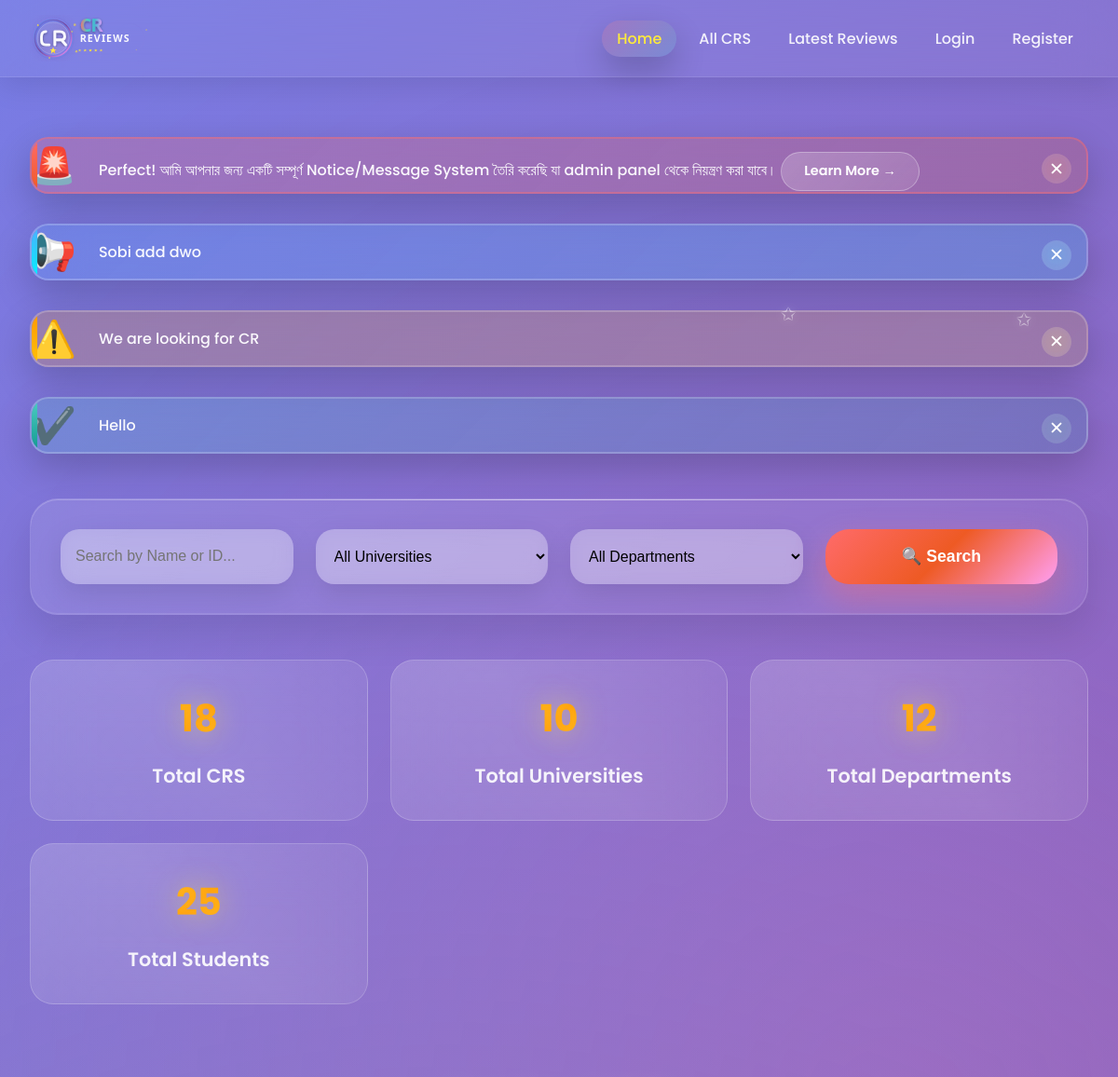
The app's page / (upper part), older data.
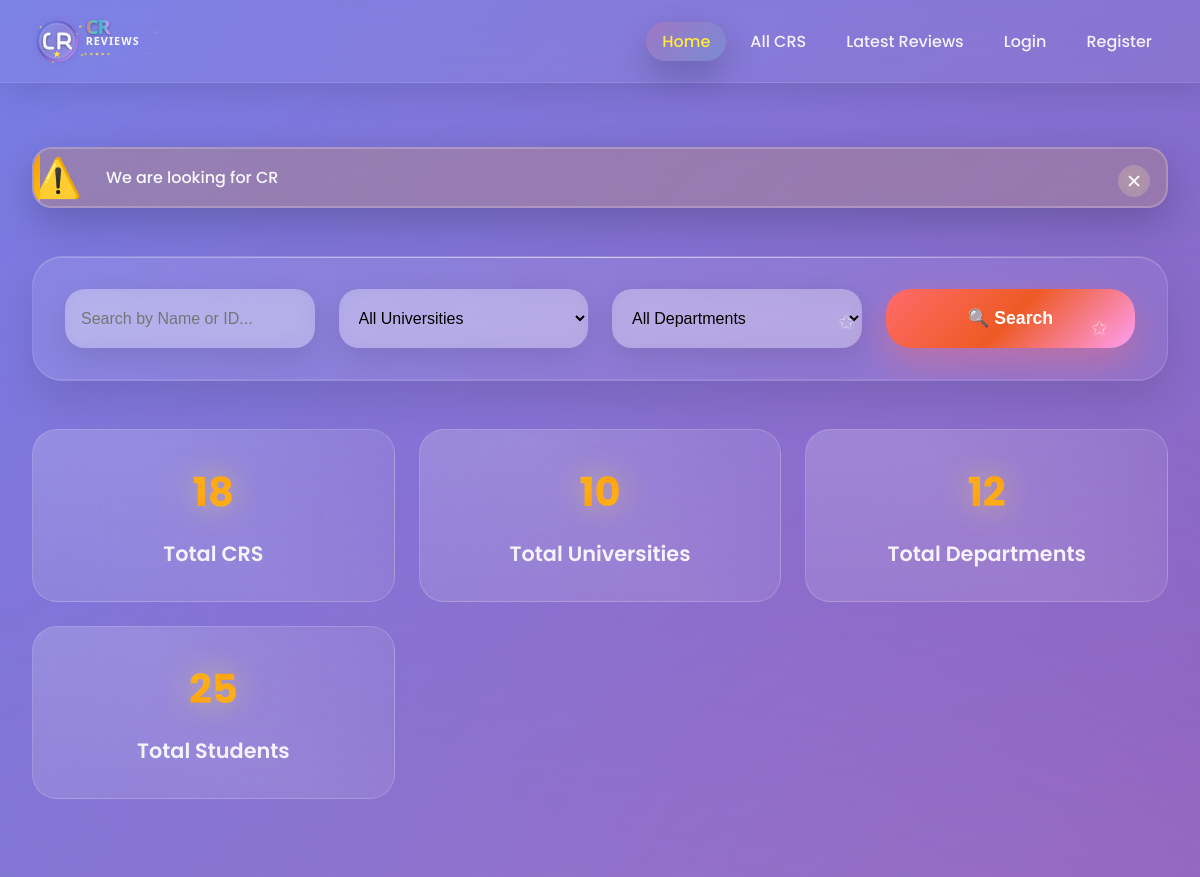
The same page, newer data.
### userprofile/models.py (models this page shows, shortened)
class Notice(models.Model):
    title = models.CharField(max_length=200)
    message = models.TextField()
    is_active = models.BooleanField(default=True)
    link = models.URLField(blank=True, null=True, help_text="Optional link for the notice")
    NOTICE_TYPES = [
        ('info', 'Information'),
        ('warning', 'Warning'),
        ('success', 'Success'),
        ('urgent', 'Urgent'),
    ]
    notice_type = models.CharField(max_length=20, choices=NOTICE_TYPES, default='info')
    created_at = models.DateTimeField(auto_now_add=True)
    updated_at = models.DateTimeField(auto_now=True)
    class Meta:
        ordering = ['-created_at']
        verbose_name = 'Notice'
        verbose_name_plural = 'Notices'

### cr/views.py (the view)
# urls.py: path('',home,name='home'),
def home(request):
    search_quary = request.GET.get('search')
    university_filter = request.GET.get('university')
    department_filter = request.GET.get('department')
    cr=CrProfile.objects.all()
    if search_quary:
        cr = cr.filter(
            Q(name__icontains=search_quary)|
            Q(st_id__icontains=search_quary)|
            Q(email__icontains=search_quary)
        )
    if university_filter:
        cr = cr.filter(university__id=university_filter)
    if department_filter:
        cr = cr.filter(department__id=department_filter)
    cr=cr.order_by('-created_at')
    total_crs=CrProfile.objects.count()
    total_university=University.objects.count()
    total_department=Department.objects.count()
    total_user=User.objects.count()
    total_review = Review.objects.filter(is_approved=True).count()
    total_anonymous_reviews = Review.objects.filter(is_anonymous=True, is_approved=True).count()
    pending_anonymous_reviews = Review.objects.filter(is_anonymous=True, is_approved=False).count()
    approved_reviews = total_review
    pending_reviews = pending_anonymous_reviews
    crs = sorted(
    CrProfile.objects.all(),
    key=lambda x: x.average_rating,
    reverse=True
    )
    universities = University.objects.all().order_by('title')
    departments = Department.objects.all().order_by('title')
    active_notices = Notice.objects.filter(is_active=True)
    rating_distribution = {
        5: 0,
        4: 0,
        3: 0,
        2: 0,
        1: 0
    }
    all_crs = CrProfile.objects.all()
    total_crs_with_ratings = 0
    for cr_item in all_crs:
        avg_rating = cr_item.average_rating
        if avg_rating > 0:
            total_crs_with_ratings += 1
            if avg_rating >= 4.5:
                rating_distribution[5] += 1
            elif avg_rating >= 3.5:
                rating_distribution[4] += 1
            elif avg_rating >= 2.5:
                rating_distribution[3] += 1
            elif avg_rating >= 1.5:
                rating_distribution[2] += 1
            else:
                rating_distribution[1] += 1
    rating_percentages = {}
    if total_crs_with_ratings > 0:
        for star, count in rating_distribution.items():
            rating_percentages[star] = round((count / total_crs_with_ratings) * 100, 1)
    else:
        rating_percentages = {5: 0, 4: 0, 3: 0, 2: 0, 1: 0}
    context={
        'cr':cr,
        'total_crs':total_crs,
        'total_university':total_university,
        'total_department':total_department,
        'total_review':total_review,
        'crs':crs,
        'universities':universities,
        'departments':departments,
        'university_filter':university_filter,
        'department_filter':department_filter,
        'rating_distribution': rating_distribution,
        'rating_percentages': rating_percentages,
        'active_notices':active_notices,
        'approved_reviews':approved_reviews,
        'pending_reviews':pending_reviews,
        'total_anonymous_reviews':total_anonymous_reviews,
        'total_user':total_user,
    }
    return render(request,'home.html',context)

### cr/models.py (called while the page is built)
    def __str__(self):
        return self.title

    def __str__(self):
        return self.title

    @property
    def average_rating(self):
        avg=self.cr_reviews.aggregate(Avg('rating'))['rating__avg']
        return round(avg,1) if avg else 0

### templates/home.html (shortened to what this page needs)
{% extends 'base.html' %}
{% load static %}
{% block content %}
<div id="home" class="page active">
    <div class="container">
        {% if active_notices %}
            {% for notice in active_notices %}
                <div class="notice-banner {{ notice.notice_type }}" id="notice-{{ notice.id }}">
                    <div class="notice-content">
                        <div class="notice-icon">
                            {% if notice.notice_type == 'info' %}
                                📢
                            {% elif notice.notice_type == 'success' %}
                                ✔️
                            {% elif notice.notice_type == 'warning' %}
                                ⚠️
                            {% elif notice.notice_type == 'urgent' %}
                                🚨
                            {% endif %}
                        </div>
                        <div class="notice-info">
                            <div class="notice-message">{{ notice.message }}</div>
                            {% if notice.link %}
                                <a href="{{ notice.link }}" class="notice-link" target="_blank">
                                    Learn More →
                                </a>
                            {% endif %}
                        </div>
                    </div>
                    <button class="notice-close" onclick="closeNotice({{ notice.id }})" aria-label="Close notice">
                        ✕
                    </button>
                </div>
            {% endfor %}
        {% endif %}
        <div class="search-section">
            <form method="GET" action="{% url 'home' %}">
                <div class="search-bar">
                    <input type="text"
                           name="search"
                           class="search-input"
                           placeholder="Search by Name or ID..."
                           value="{{ search_query }}">
                    <select name="university" class="search-input">
                        <option value="">All Universities</option>
                    </select>
                    <select name="department" class="search-input">
                        <option value="">All Departments</option>
                    </select>
                    <button type="submit" class="search-btn">🔍 Search</button>
                </div>
            </form>
        </div>
        <div class="stats">
            <div class="stat-card">
                <div class="stat-number">{{ total_crs }}</div>
                <div class="stat-label">Total CRS</div>
            </div>
            <div class="stat-card">
                <div class="stat-number">{{ total_university }}</div>
                <div class="stat-label">Total Universities</div>
            </div>
            <div class="stat-card">
                <div class="stat-number">{{ total_department }}</div>
                <div class="stat-label">Total Departments</div>
            </div>
            <div class="stat-card">
                <div class="stat-number">{{ total_user }}</div>
                <div class="stat-label">Total Students</div>
            </div>
        </div>
    </div>
</div>
{% endblock content %}

Row changes from the older to the newer data that the page shows:
no longer on this page (row edited): Notice: message "Perfect! আমি আপনার জন্য একটি সম্পূর্ণ Notice/Message System তৈরি করেছি যা admin panel থেকে নিয়ন্ত্রণ করা যাবে।"
no longer on this page (row edited): Notice: message "Sobi add dwo"
no longer on this page (row edited): Notice: message "Hello"
